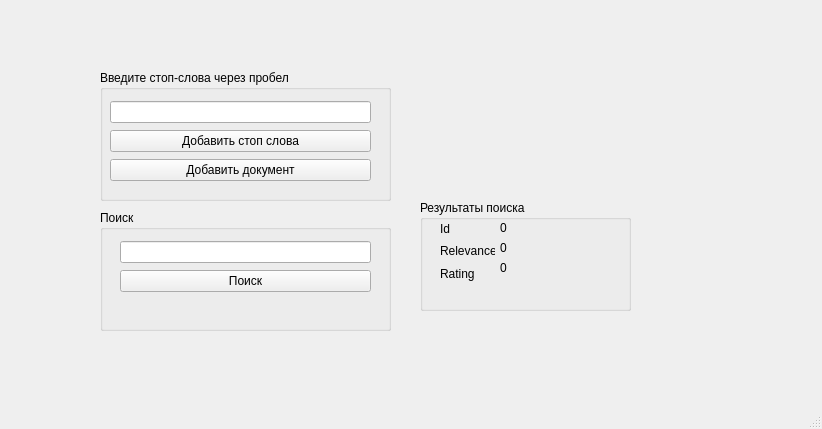
<?xml version="1.0" encoding="UTF-8"?>
<ui version="4.0">
 <class>MainWindow</class>
 <widget class="QMainWindow" name="MainWindow">
  <property name="geometry">
   <rect>
    <x>0</x>
    <y>0</y>
    <width>822</width>
    <height>429</height>
   </rect>
  </property>
  <property name="windowTitle">
   <string>MainWindow</string>
  </property>
  <widget class="QWidget" name="centralwidget">
   <widget class="QGroupBox" name="groupBox">
    <property name="geometry">
     <rect>
      <x>100</x>
      <y>70</y>
      <width>291</width>
      <height>131</height>
     </rect>
    </property>
    <property name="title">
     <string>Введите стоп-слова через пробел</string>
    </property>
    <widget class="QWidget" name="">
     <property name="geometry">
      <rect>
       <x>10</x>
       <y>30</y>
       <width>261</width>
       <height>84</height>
      </rect>
     </property>
     <layout class="QVBoxLayout" name="verticalLayout">
      <item>
       <widget class="QLineEdit" name="Stop_Word_Line"/>
      </item>
      <item>
       <widget class="QPushButton" name="ButtonToAddStopWords">
        <property name="text">
         <string>Добавить стоп слова</string>
        </property>
       </widget>
      </item>
      <item>
       <widget class="QPushButton" name="ButtonToDocument">
        <property name="text">
         <string>Добавить документ</string>
        </property>
       </widget>
      </item>
     </layout>
    </widget>
   </widget>
   <widget class="QGroupBox" name="groupBox_2">
    <property name="geometry">
     <rect>
      <x>100</x>
      <y>210</y>
      <width>291</width>
      <height>121</height>
     </rect>
    </property>
    <property name="title">
     <string>Поиск</string>
    </property>
    <widget class="QWidget" name="">
     <property name="geometry">
      <rect>
       <x>20</x>
       <y>30</y>
       <width>251</width>
       <height>54</height>
      </rect>
     </property>
     <layout class="QVBoxLayout" name="verticalLayout_2">
      <item>
       <widget class="QLineEdit" name="SearchLine"/>
      </item>
      <item>
       <widget class="QPushButton" name="ButtonForSearch">
        <property name="text">
         <string>Поиск</string>
        </property>
       </widget>
      </item>
     </layout>
    </widget>
   </widget>
   <widget class="QGroupBox" name="groupBox_3">
    <property name="geometry">
     <rect>
      <x>420</x>
      <y>200</y>
      <width>211</width>
      <height>111</height>
     </rect>
    </property>
    <property name="title">
     <string>Результаты поиска</string>
    </property>
    <widget class="QLabel" name="label_id">
     <property name="geometry">
      <rect>
       <x>80</x>
       <y>20</y>
       <width>49</width>
       <height>16</height>
      </rect>
     </property>
     <property name="text">
      <string>0</string>
     </property>
    </widget>
    <widget class="QLabel" name="label_relevance">
     <property name="geometry">
      <rect>
       <x>80</x>
       <y>40</y>
       <width>49</width>
       <height>16</height>
      </rect>
     </property>
     <property name="text">
      <string>0</string>
     </property>
    </widget>
    <widget class="QLabel" name="label_rating">
     <property name="geometry">
      <rect>
       <x>80</x>
       <y>60</y>
       <width>49</width>
       <height>16</height>
      </rect>
     </property>
     <property name="text">
      <string>0</string>
     </property>
    </widget>
    <widget class="QWidget" name="">
     <property name="geometry">
      <rect>
       <x>20</x>
       <y>20</y>
       <width>55</width>
       <height>62</height>
      </rect>
     </property>
     <layout class="QVBoxLayout" name="verticalLayout_3">
      <item>
       <widget class="QLabel" name="label">
        <property name="text">
         <string>Id</string>
        </property>
       </widget>
      </item>
      <item>
       <widget class="QLabel" name="label_2">
        <property name="text">
         <string>Relevance</string>
        </property>
       </widget>
      </item>
      <item>
       <widget class="QLabel" name="label_3">
        <property name="text">
         <string>Rating</string>
        </property>
       </widget>
      </item>
     </layout>
    </widget>
   </widget>
  </widget>
  <widget class="QMenuBar" name="menubar">
   <property name="geometry">
    <rect>
     <x>0</x>
     <y>0</y>
     <width>822</width>
     <height>22</height>
    </rect>
   </property>
  </widget>
  <widget class="QStatusBar" name="statusbar"/>
 </widget>
 <resources/>
 <connections/>
</ui>
